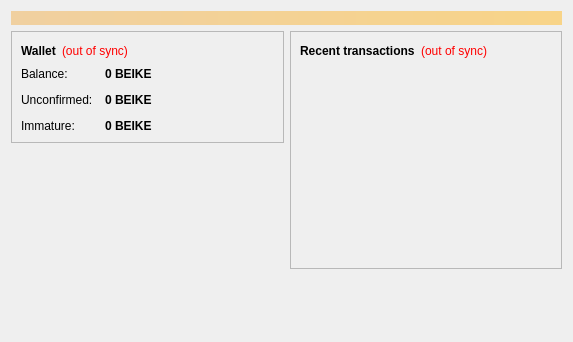
<?xml version="1.0" encoding="UTF-8"?>
<ui version="4.0">
 <class>OverviewPage</class>
 <widget class="QWidget" name="OverviewPage">
  <property name="geometry">
   <rect>
    <x>0</x>
    <y>0</y>
    <width>573</width>
    <height>342</height>
   </rect>
  </property>
  <property name="windowTitle">
   <string>Form</string>
  </property>
  <layout class="QVBoxLayout" name="topLayout">
   <item>
    <widget class="QLabel" name="labelAlerts">
     <property name="visible">
      <bool>false</bool>
     </property>
     <property name="styleSheet">
      <string notr="true">background-color: qlineargradient(x1: 0, y1: 0, x2: 1, y2: 0, stop:0 #F0D0A0, stop:1 #F8D488); color:#000000;</string>
     </property>
     <property name="wordWrap">
      <bool>true</bool>
     </property>
     <property name="margin">
      <number>3</number>
     </property>
    </widget>
   </item>
   <item>
    <layout class="QHBoxLayout" name="horizontalLayout" stretch="1,1">
     <item>
      <layout class="QVBoxLayout" name="verticalLayout_2">
       <item>
        <widget class="QFrame" name="frame">
         <property name="frameShape">
          <enum>QFrame::StyledPanel</enum>
         </property>
         <property name="frameShadow">
          <enum>QFrame::Raised</enum>
         </property>
         <layout class="QVBoxLayout" name="verticalLayout_4">
          <item>
           <layout class="QHBoxLayout" name="horizontalLayout_4">
            <item>
             <widget class="QLabel" name="label_5">
              <property name="font">
               <font>
                <weight>75</weight>
                <bold>true</bold>
               </font>
              </property>
              <property name="text">
               <string>Wallet</string>
              </property>
             </widget>
            </item>
            <item>
             <widget class="QLabel" name="labelWalletStatus">
              <property name="toolTip">
               <string>The displayed information may be out of date. Your wallet automatically synchronizes with the BeiKecoin network after a connection is established, but this process has not completed yet.</string>
              </property>
              <property name="styleSheet">
               <string notr="true">QLabel { color: red; }</string>
              </property>
              <property name="text">
               <string notr="true">(out of sync)</string>
              </property>
              <property name="alignment">
               <set>Qt::AlignLeading|Qt::AlignLeft|Qt::AlignVCenter</set>
              </property>
             </widget>
            </item>
            <item>
             <spacer name="horizontalSpacer_2">
              <property name="orientation">
               <enum>Qt::Horizontal</enum>
              </property>
              <property name="sizeHint" stdset="0">
               <size>
                <width>40</width>
                <height>20</height>
               </size>
              </property>
             </spacer>
            </item>
           </layout>
          </item>
          <item>
           <layout class="QFormLayout" name="formLayout_2">
            <property name="fieldGrowthPolicy">
             <enum>QFormLayout::AllNonFixedFieldsGrow</enum>
            </property>
            <property name="horizontalSpacing">
             <number>12</number>
            </property>
            <property name="verticalSpacing">
             <number>12</number>
            </property>
            <item row="0" column="0">
             <widget class="QLabel" name="label">
              <property name="text">
               <string>Balance:</string>
              </property>
             </widget>
            </item>
            <item row="0" column="1">
             <widget class="QLabel" name="labelBalance">
              <property name="font">
               <font>
                <weight>75</weight>
                <bold>true</bold>
               </font>
              </property>
              <property name="cursor">
               <cursorShape>IBeamCursor</cursorShape>
              </property>
              <property name="toolTip">
               <string>Your current balance</string>
              </property>
              <property name="text">
               <string notr="true">0 BEIKE</string>
              </property>
              <property name="textInteractionFlags">
               <set>Qt::LinksAccessibleByMouse|Qt::TextSelectableByKeyboard|Qt::TextSelectableByMouse</set>
              </property>
             </widget>
            </item>
            <item row="1" column="0">
             <widget class="QLabel" name="label_3">
              <property name="text">
               <string>Unconfirmed:</string>
              </property>
             </widget>
            </item>
            <item row="1" column="1">
             <widget class="QLabel" name="labelUnconfirmed">
              <property name="font">
               <font>
                <weight>75</weight>
                <bold>true</bold>
               </font>
              </property>
              <property name="cursor">
               <cursorShape>IBeamCursor</cursorShape>
              </property>
              <property name="toolTip">
               <string>Total of transactions that have yet to be confirmed, and do not yet count toward the current balance</string>
              </property>
              <property name="text">
               <string notr="true">0 BEIKE</string>
              </property>
              <property name="textInteractionFlags">
               <set>Qt::LinksAccessibleByMouse|Qt::TextSelectableByKeyboard|Qt::TextSelectableByMouse</set>
              </property>
             </widget>
            </item>
            <item row="2" column="0">
             <widget class="QLabel" name="labelImmatureText">
              <property name="text">
               <string>Immature:</string>
              </property>
             </widget>
            </item>
            <item row="2" column="1">
             <widget class="QLabel" name="labelImmature">
              <property name="font">
               <font>
                <weight>75</weight>
                <bold>true</bold>
               </font>
              </property>
              <property name="toolTip">
               <string>Mined balance that has not yet matured</string>
              </property>
              <property name="text">
               <string notr="true">0 BEIKE</string>
              </property>
              <property name="textInteractionFlags">
               <set>Qt::LinksAccessibleByMouse|Qt::TextSelectableByKeyboard|Qt::TextSelectableByMouse</set>
              </property>
             </widget>
            </item>
           </layout>
          </item>
         </layout>
        </widget>
       </item>
       <item>
        <spacer name="verticalSpacer">
         <property name="orientation">
          <enum>Qt::Vertical</enum>
         </property>
         <property name="sizeHint" stdset="0">
          <size>
           <width>20</width>
           <height>40</height>
          </size>
         </property>
        </spacer>
       </item>
      </layout>
     </item>
     <item>
      <layout class="QVBoxLayout" name="verticalLayout_3">
       <item>
        <widget class="QFrame" name="frame_2">
         <property name="frameShape">
          <enum>QFrame::StyledPanel</enum>
         </property>
         <property name="frameShadow">
          <enum>QFrame::Raised</enum>
         </property>
         <layout class="QVBoxLayout" name="verticalLayout">
          <item>
           <layout class="QHBoxLayout" name="horizontalLayout_2">
            <item>
             <widget class="QLabel" name="label_4">
              <property name="text">
               <string>&lt;b&gt;Recent transactions&lt;/b&gt;</string>
              </property>
             </widget>
            </item>
            <item>
             <widget class="QLabel" name="labelTransactionsStatus">
              <property name="toolTip">
               <string>The displayed information may be out of date. Your wallet automatically synchronizes with the BeiKecoin network after a connection is established, but this process has not completed yet.</string>
              </property>
              <property name="styleSheet">
               <string notr="true">QLabel { color: red; }</string>
              </property>
              <property name="text">
               <string notr="true">(out of sync)</string>
              </property>
              <property name="alignment">
               <set>Qt::AlignRight|Qt::AlignTrailing|Qt::AlignVCenter</set>
              </property>
             </widget>
            </item>
            <item>
             <spacer name="horizontalSpacer">
              <property name="orientation">
               <enum>Qt::Horizontal</enum>
              </property>
              <property name="sizeHint" stdset="0">
               <size>
                <width>40</width>
                <height>20</height>
               </size>
              </property>
             </spacer>
            </item>
           </layout>
          </item>
          <item>
           <widget class="QListView" name="listTransactions">
            <property name="styleSheet">
             <string notr="true">QListView { background: transparent; }</string>
            </property>
            <property name="frameShape">
             <enum>QFrame::NoFrame</enum>
            </property>
            <property name="verticalScrollBarPolicy">
             <enum>Qt::ScrollBarAlwaysOff</enum>
            </property>
            <property name="horizontalScrollBarPolicy">
             <enum>Qt::ScrollBarAlwaysOff</enum>
            </property>
            <property name="selectionMode">
             <enum>QAbstractItemView::NoSelection</enum>
            </property>
           </widget>
          </item>
         </layout>
        </widget>
       </item>
       <item>
        <spacer name="verticalSpacer_2">
         <property name="orientation">
          <enum>Qt::Vertical</enum>
         </property>
         <property name="sizeHint" stdset="0">
          <size>
           <width>20</width>
           <height>40</height>
          </size>
         </property>
        </spacer>
       </item>
      </layout>
     </item>
    </layout>
   </item>
  </layout>
 </widget>
 <resources/>
 <connections/>
</ui>
